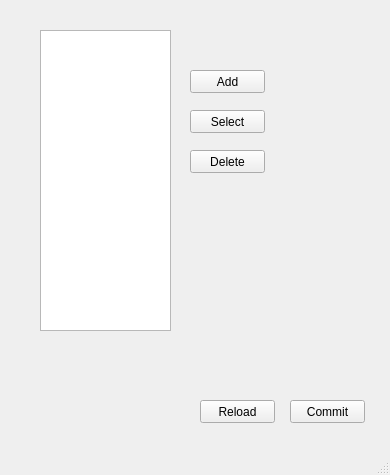
<?xml version="1.0" encoding="UTF-8"?>
<ui version="4.0">
 <class>VlansOnInterface</class>
 <widget class="QMainWindow" name="VlansOnInterface">
  <property name="geometry">
   <rect>
    <x>0</x>
    <y>0</y>
    <width>390</width>
    <height>475</height>
   </rect>
  </property>
  <property name="minimumSize">
   <size>
    <width>390</width>
    <height>475</height>
   </size>
  </property>
  <property name="maximumSize">
   <size>
    <width>390</width>
    <height>475</height>
   </size>
  </property>
  <property name="windowTitle">
   <string>MainWindow</string>
  </property>
  <widget class="QWidget" name="centralwidget">
   <widget class="QListView" name="PolicyList">
    <property name="geometry">
     <rect>
      <x>40</x>
      <y>30</y>
      <width>131</width>
      <height>301</height>
     </rect>
    </property>
   </widget>
   <widget class="QPushButton" name="SelectBtn">
    <property name="geometry">
     <rect>
      <x>190</x>
      <y>110</y>
      <width>75</width>
      <height>23</height>
     </rect>
    </property>
    <property name="text">
     <string>Select</string>
    </property>
   </widget>
   <widget class="QPushButton" name="DeleteBtn">
    <property name="geometry">
     <rect>
      <x>190</x>
      <y>150</y>
      <width>75</width>
      <height>23</height>
     </rect>
    </property>
    <property name="text">
     <string>Delete</string>
    </property>
   </widget>
   <widget class="QPushButton" name="AddBtn">
    <property name="geometry">
     <rect>
      <x>190</x>
      <y>70</y>
      <width>75</width>
      <height>23</height>
     </rect>
    </property>
    <property name="text">
     <string>Add</string>
    </property>
   </widget>
   <widget class="QPushButton" name="ReloadBtn">
    <property name="geometry">
     <rect>
      <x>200</x>
      <y>400</y>
      <width>75</width>
      <height>23</height>
     </rect>
    </property>
    <property name="text">
     <string>Reload</string>
    </property>
   </widget>
   <widget class="QPushButton" name="CommitBtn">
    <property name="geometry">
     <rect>
      <x>290</x>
      <y>400</y>
      <width>75</width>
      <height>23</height>
     </rect>
    </property>
    <property name="text">
     <string>Commit</string>
    </property>
   </widget>
  </widget>
  <widget class="QMenuBar" name="menubar">
   <property name="geometry">
    <rect>
     <x>0</x>
     <y>0</y>
     <width>390</width>
     <height>21</height>
    </rect>
   </property>
  </widget>
  <widget class="QStatusBar" name="statusbar"/>
 </widget>
 <resources/>
 <connections/>
</ui>
